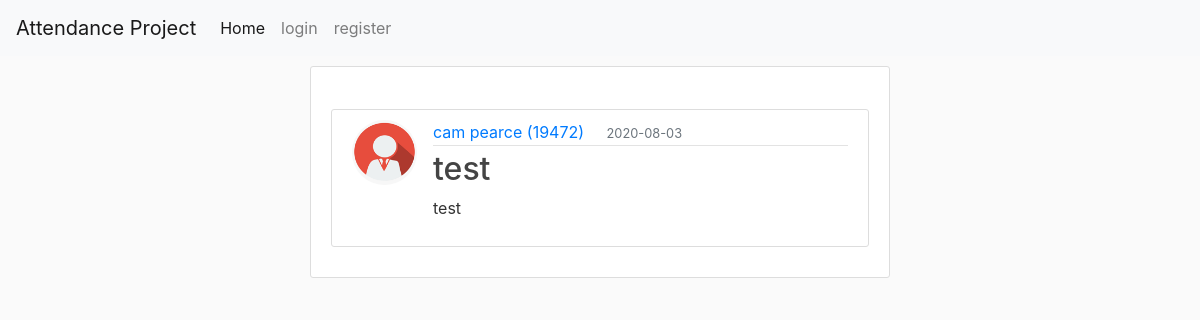
/post/1, run on an earlier commit of the app's database.
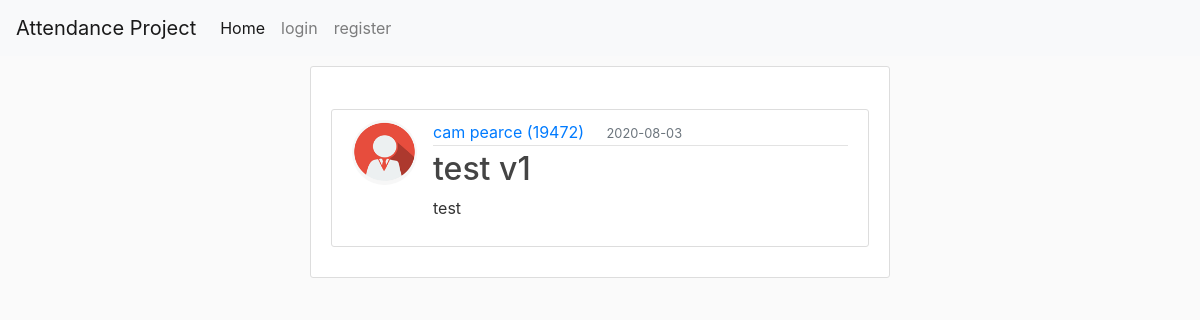
And on a later commit of the database.
### attendance/models.py (models this page shows, shortened)
class Post(db.Model):
    id = db.Column(db.Integer, primary_key=True)
    title = db.Column(db.String(20), nullable=False)
    date_posted = db.Column(db.DateTime, nullable=False, default=datetime.utcnow)
    content = db.Column(db.Text, nullable=False)
    user_id = db.Column(db.Integer, db.ForeignKey('user.id'), nullable=False)

### attendance/routes.py (the view)
@app.route("/post/<int:post_id>")
def post(post_id):
    post = Post.query.get_or_404(post_id)
    return render_template('post.html', title=post.title, post=post)

### attendance/templates/post.html (shortened to what this page needs)
{%extends "layout.html"%}
{% block content %}
<body>
    <div class="container">
        <div class="content-section">
            <article class="media content-section">
                <img class="rounded-circle article-img" src="{{ url_for('static', filename='profile_pics/' + post.author.image_file) }}" alt="">
                <div class="media-body">
                <div class="article-metadata">
                    <a class="mr-2" href="{{ url_for('user_posts', student_id=post.author.student_id) }}">{{ post.author.fname }} {{ post.author.lname}} ({{ post.author.student_id }})</a>
                    <small class="text-muted">{{ post.date_posted.strftime('%Y-%m-%d') }}</small>
                </div>
                <h2 class="article-title">{{ post.title }}</h2>
                <p class="article-content">{{ post.content }}</p>
                </div>
            </article>
        </div>
    </div>
</body>
{% endblock %}

What changed in the data, as far as the page shows it:
changed Post "test": title "test" → "test v1"
